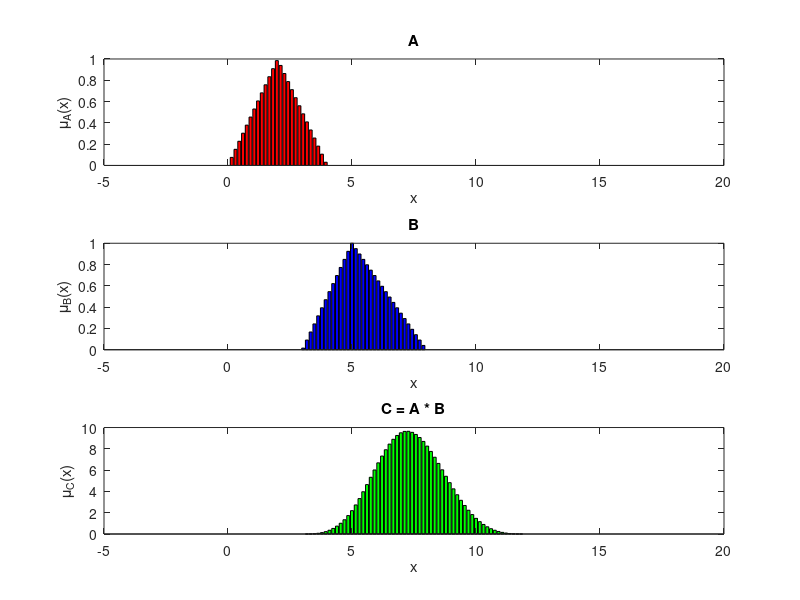

Here is the MATLAB script that generated this plot:

clc;
clear all;
close all;

xmin = 0;
xmax = 15;


muA = @(x) max(0, min((x - 0) / (2 - 0), min(1, (4 - x) / (4 - 2))));
muB = @(x) max(0, min((x - 3) / (5 - 3), min(1, (8 - x) / (8 - 5))));

X = linspace(xmin, xmax, 100);

C.X = X;
C.mu = zeros(size(C.X));

for i = 1:length(C.X)
    x = C.X(i);
    C.mu(i) = 0;
    for j = 1:length(X)
        x1 = X(j);
        x2 = x - x1; 
        if x2 >= xmin && x2 <= xmax  
            C.mu(i) = C.mu(i) + muA(x1) * muB(x2);
        end
    end
end


figure(1);

subplot(3,1,1);
bar(X, arrayfun(muA, X), 'r');
title('A');
xlabel('x');
ylabel('\mu_A(x)');

subplot(3,1,2);
bar(X, arrayfun(muB, X), 'b');
title('B');
xlabel('x');
ylabel('\mu_B(x)');

subplot(3,1,3);
bar(C.X, C.mu, 'g');
title('C = A * B');
xlabel('x');
ylabel('\mu_C(x)');
